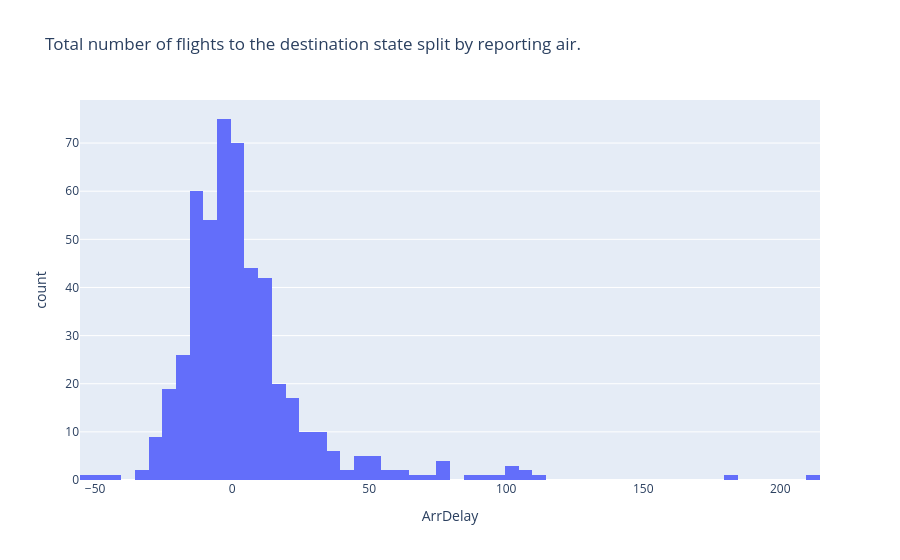

Notebook cell for this chart:
### Code cell
# Use plotly express histogram chart function px.histogram.Provide input data x to the histogram
fig = px.histogram(data, x="ArrDelay",title="Total number of flights to the destination state split by reporting air.")
fig.show()

### Figure 1 — Plotly figure (JSON) as saved in the notebook; plotly's stock layout.template omitted (floating-point values rounded to 4 significant figures; data arrays with more than 128 entries replaced by an {"elided": "..."} marker saying what was removed)
{"data": [{"alignmentgroup": "True", "bingroup": "x", "hovertemplate": "ArrDelay=%{x}<br>count=%{y}<extra></extra>", "legendgroup": "", "marker": {"color": "#636efa", "pattern": {"shape": ""}}, "name": "", "offsetgroup": "", "orientation": "v", "showlegend": false, "type": "histogram", "x": {"elided": "500 int values"}, "xaxis": "x", "yaxis": "y"}], "layout": {"barmode": "relative", "legend": {"tracegroupgap": 0}, "title": {"text": "Total number of flights to the destination state split by reporting air."}, "xaxis": {"anchor": "y", "domain": [0, 1], "title": {"text": "ArrDelay"}}, "yaxis": {"anchor": "x", "domain": [0, 1], "title": {"text": "count"}}}}
